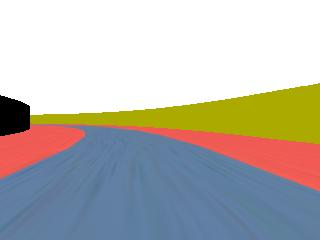
#> input picture CarAI/detect_obstacles/eagle_2018_09_11_23_15_53_994.jpg, 320 x 240 px
$ python detectObsFunc.py
#> lines starting #> are read from the running program, lines starting #| are printed output that depends on the picture; after the words box and inside, x2 and y2 are one past the last pixel; in counts of white or black regions, pixels touching at a corner belong together
import cv2
import numpy as np

def isAnyObstacleInFrontView(nPixels):
    if nPixels <= 550:
        return False
    else:
        return True

def isAnyObstacleOnLeftRightView(nPixels):
    if nPixels <= 260:
        return False
    else:
        return True

def isAnyWallInFrontView(nPixels):
    if nPixels <= 5000:
        return False
    else:
        return True

def isAnyWallOnLeftRightView(nPixels):
    if nPixels <= 3300:
        return False
    else:
        return True

def detectObstacle(srcImg):
    imgbiFilter = cv2.bilateralFilter(srcImg,3,255,255)
    #find grey colors
    lower_color = np.array([51, 51, 51])
    upper_color = np.array([118, 143, 159])

    imagePicked = cv2.inRange(imgbiFilter, lower_color , upper_color)

    #cntPickedNonZero = cv2.countNonZero(imagePicked)
    #print('ImgPicked non-zero: ' + str(cntPickedNonZero))
    cv2.imshow('Obstacle', imagePicked)

    imagePickedLeft = imagePicked[0:240, 0:80]
    #cv2.imshow('Obj Left',imagePickedLeft)
    cntPickedLeftNonZero = cv2.countNonZero(imagePickedLeft)
    bObjOnLeft = isAnyObstacleOnLeftRightView(cntPickedLeftNonZero)
    print('Obj Left: ' + str(cntPickedLeftNonZero))

    imagePickedCentral = imagePicked[0:240, 80:240]
    #cv2.imshow('Obj Central',imagePickedCentral)
    cntPickedCentralNonZero = cv2.countNonZero(imagePickedCentral)
    bObsAhead = isAnyObstacleInFrontView(cntPickedCentralNonZero)
    print('Obj Central: ' + str(cntPickedCentralNonZero))

    imagePickedRight = imagePicked[0:240, 240:320]
    #cv2.imshow('Obj Right',imagePickedRight)
    cntPickedRightNonZero = cv2.countNonZero(imagePickedRight)
    bObjOnRight = isAnyObstacleOnLeftRightView(cntPickedRightNonZero)
    print('Obj Right: ' + str(cntPickedRightNonZero))

    return bObsAhead, bObjOnLeft, bObjOnRight

def detectWall(srcImg, tgtColor):
    imgbiFilter = cv2.bilateralFilter(srcImg,3,255,255)
    #Pick nearly black
    lower_color = np.array([0, 0, 0])
    upper_color = np.array([20, 20, 20])

    if tgtColor == 1:
        lower_color = np.array([0, 165, 165])
        upper_color = np.array([15, 177, 178])

    imagePicked = cv2.inRange(imgbiFilter, lower_color , upper_color)
    #black the top of image to ignore sign bar
    imagePicked[0:70, 0:320] = 0
    if tgtColor == 0:
        cv2.imshow('Black Wall',imagePicked)
    elif tgtColor == 1:
        cv2.imshow('Yellow-Green Wall',imagePicked)

    imagePickedLeft = imagePicked[0:240, 0:80]
    #cv2.imshow('Wall Left',imagePickedLeft)
    cntPickedLeftNonZero = cv2.countNonZero(imagePickedLeft)
    bWallOnLeft = isAnyWallOnLeftRightView(cntPickedLeftNonZero)
    print('Wall Left: ' + str(cntPickedLeftNonZero))

    imagePickedCentral = imagePicked[0:240, 80:240]
    #cv2.imshow('Wall Central',imagePickedCentral)
    cntPickedCentralNonZero = cv2.countNonZero(imagePickedCentral)
    bWallAhead = isAnyWallInFrontView(cntPickedCentralNonZero)
    print('Wall Central: ' + str(cntPickedCentralNonZero))

    imagePickedRight = imagePicked[0:240, 240:320]
    #cv2.imshow('Wall Right',imagePickedRight)
    cntPickedRightNonZero = cv2.countNonZero(imagePickedRight)
    bWallOnRight = isAnyWallOnLeftRightView(cntPickedRightNonZero)
    print('Wall Right: ' + str(cntPickedRightNonZero))

    return bWallAhead, bWallOnLeft, bWallOnRight

#Car is approaching
#orgimg = cv2.imread('eagle_2018_09_06_15_46_19_891.jpg',-1)

#Car is very close
#orgimg = cv2.imread('eagle_2018_09_06_15_46_20_321.jpg',-1)

#No cars ahead, Wall and Signs
#orgimg = cv2.imread('eagle_2018_09_06_15_46_07_743.jpg',-1)

#Car around the corner
#orgimg = cv2.imread('eagle_2018_09_06_15_46_09_867.jpg',-1)

#Hit front car
#orgimg = cv2.imread('eagle_2018_09_06_15_46_20_655.jpg',-1)

#Wll and Car
#orgimg = cv2.imread('eagle_2018_09_06_15_46_19_891.jpg',-1)

#Big Wall
#orgimg = cv2.imread('eagle_2018_09_06_15_46_10_902.jpg',-1)

#Wll and Car
#orgimg = cv2.imread('eagle_2018_09_06_15_46_19_060.jpg',-1)

#Wrong judgment due to pixel thread 175 (change to 200)
#orgimg = cv2.imread('obs_1002.jpg',-1)

#Wrong judgment due to sign bar above the road (change to 200)
#orgimg = cv2.imread('wall_2004.jpg',-1)

#Detect yellow-green wall
orgimg = cv2.imread('eagle_2018_09_11_23_15_53_994.jpg',-1)
#> orgimg is the input picture: shape (240, 320, 3); mean B, G, R 175.4, 181.1, 184

bObsAhead, bObjOnLeft, bObjOnRight = detectObstacle(orgimg)
#> in detectObstacle, `imagePicked = cv2.inRange(imgbiFilter, lower_color , upper_color)`:
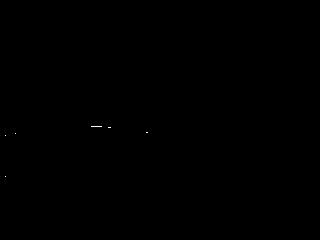
#> imagePicked: shape (240, 320); 0.02% white in thin lines or dots, all inside (x1, y1, x2, y2) = (5, 126, 148, 177)
#> in detectObstacle, `imagePickedLeft = imagePicked[0:240, 0:80]`:
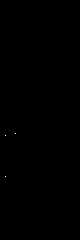
#> imagePickedLeft: shape (240, 80); 0.02% white in thin lines or dots, all inside (x1, y1, x2, y2) = (5, 133, 16, 177)
#> in detectObstacle, `cntPickedLeftNonZero = cv2.countNonZero(imagePickedLeft)`: cntPickedLeftNonZero = 3
#> in detectObstacle, `bObjOnLeft = isAnyObstacleOnLeftRightView(cntPickedLeftNonZero)`: bObjOnLeft = False
#| Obj Left: 3
#> in detectObstacle, `imagePickedCentral = imagePicked[0:240, 80:240]`:
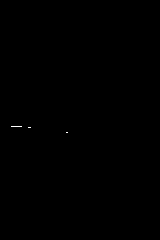
#> imagePickedCentral: shape (240, 160); 0.04% white in thin lines or dots, all inside (x1, y1, x2, y2) = (11, 126, 68, 133)
#> in detectObstacle, `cntPickedCentralNonZero = cv2.countNonZero(imagePickedCentral)`: cntPickedCentralNonZero = 16
#> in detectObstacle, `bObsAhead = isAnyObstacleInFrontView(cntPickedCentralNonZero)`: bObsAhead = False
#| Obj Central: 16
#> in detectObstacle, `imagePickedRight = imagePicked[0:240, 240:320]`: imagePickedRight: shape (240, 80); every value is 0
#> in detectObstacle, `cntPickedRightNonZero = cv2.countNonZero(imagePickedRight)`: cntPickedRightNonZero = 0
#> in detectObstacle, `bObjOnRight = isAnyObstacleOnLeftRightView(cntPickedRightNonZero)`: bObjOnRight = False
#| Obj Right: 0
#> bObsAhead = False; bObjOnLeft = False; bObjOnRight = False
print('Car Ahead: ' + str(bObsAhead))
#| Car Ahead: False
print('Car on the left: ' + str(bObjOnLeft))
#| Car on the left: False
print('Car on the right: ' + str(bObjOnRight))
#| Car on the right: False

bBkWallAhead, bBkWallOnLeft, bBkWallOnRight = detectWall(orgimg, 0)
#> in detectWall, `imagePicked = cv2.inRange(imgbiFilter, lower_color , upper_color)`: imagePicked: shape (240, 320); 1.2% white; 1 white region, box (x1, y1, x2, y2) and area: (0, 95, 30, 135) 953
#> in detectWall, `imagePickedLeft = imagePicked[0:240, 0:80]`:
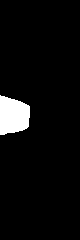
#> imagePickedLeft: shape (240, 80); 5% white; 1 white region, box (x1, y1, x2, y2) and area: (0, 95, 30, 135) 953
#> in detectWall, `cntPickedLeftNonZero = cv2.countNonZero(imagePickedLeft)`: cntPickedLeftNonZero = 953
#> in detectWall, `bWallOnLeft = isAnyWallOnLeftRightView(cntPickedLeftNonZero)`: bWallOnLeft = False
#| Wall Left: 953
#> in detectWall, `imagePickedCentral = imagePicked[0:240, 80:240]`: imagePickedCentral: shape (240, 160); every value is 0
#> in detectWall, `cntPickedCentralNonZero = cv2.countNonZero(imagePickedCentral)`: cntPickedCentralNonZero = 0
#> in detectWall, `bWallAhead = isAnyWallInFrontView(cntPickedCentralNonZero)`: bWallAhead = False
#| Wall Central: 0
#> in detectWall, `cntPickedRightNonZero = cv2.countNonZero(imagePickedRight)`: cntPickedRightNonZero = 0
#> in detectWall, `bWallOnRight = isAnyWallOnLeftRightView(cntPickedRightNonZero)`: bWallOnRight = False
#| Wall Right: 0
#> bBkWallAhead = False; bBkWallOnLeft = False; bBkWallOnRight = False
print('Black Wall Ahead: ' + str(bBkWallAhead))
#| Black Wall Ahead: False
print('Black Wall on the left: ' + str(bBkWallOnLeft))
#| Black Wall on the left: False
print('Black Wall on the right: ' + str(bBkWallOnRight))
#| Black Wall on the right: False

bYgWallAhead, bYgWallOnLeft, bYgWallOnRight = detectWall(orgimg, 1)
#> call 2 of detectWall, with tgtColor = 1
#> in detectWall (call 2), `imagePicked = cv2.inRange(imgbiFilter, lower_color , upper_color)`: imagePicked: shape (240, 320); 8.8% white; 1 white region, box (x1, y1, x2, y2) and area: (31, 85, 320, 143) 6770
#> in detectWall (call 2), `imagePickedLeft = imagePicked[0:240, 0:80]`:
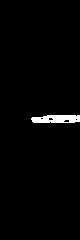
#> imagePickedLeft: shape (240, 80); 1.7% white; 1 white region, box (x1, y1, x2, y2) and area: (31, 115, 80, 123) 333
#> in detectWall (call 2), `cntPickedLeftNonZero = cv2.countNonZero(imagePickedLeft)`: cntPickedLeftNonZero = 333
#| Wall Left: 333
#> in detectWall (call 2), `imagePickedCentral = imagePicked[0:240, 80:240]`:
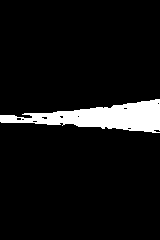
#> imagePickedCentral: shape (240, 160); 7.3% white; 1 white region, box (x1, y1, x2, y2) and area: (0, 99, 160, 133) 2790
#> in detectWall (call 2), `cntPickedCentralNonZero = cv2.countNonZero(imagePickedCentral)`: cntPickedCentralNonZero = 2790
#| Wall Central: 2790
#> in detectWall (call 2), `imagePickedRight = imagePicked[0:240, 240:320]`:
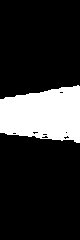
#> imagePickedRight: shape (240, 80); 19% white; 1 white region, box (x1, y1, x2, y2) and area: (0, 85, 80, 143) 3647
#> in detectWall (call 2), `cntPickedRightNonZero = cv2.countNonZero(imagePickedRight)`: cntPickedRightNonZero = 3647
#> in detectWall (call 2), `bWallOnRight = isAnyWallOnLeftRightView(cntPickedRightNonZero)`: bWallOnRight = True
#| Wall Right: 3647
#> bYgWallAhead = False; bYgWallOnLeft = False; bYgWallOnRight = True
print('Yellow-Green Wall Ahead: ' + str(bYgWallAhead))
#| Yellow-Green Wall Ahead: False
print('Yellow-Green on the left: ' + str(bYgWallOnLeft))
#| Yellow-Green on the left: False
print('Yellow-Green on the right: ' + str(bYgWallOnRight))
#| Yellow-Green on the right: True

cv2.waitKey(0)
cv2.destroyAllWindows()

$ run again, with CarAI/detect_obstacles/eagle_2018_09_06_15_46_19_891.jpg copied over CarAI/detect_obstacles/eagle_2018_09_11_23_15_53_994.jpg
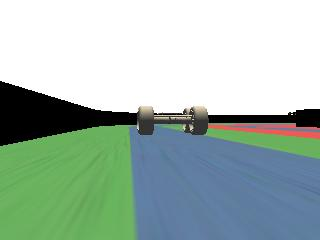
#> input picture CarAI/detect_obstacles/eagle_2018_09_06_15_46_19_891.jpg, 320 x 240 px
#> orgimg is the input picture: shape (240, 320, 3); mean B, G, R 175, 183.7, 163.3
#> in detectObstacle, `imagePicked = cv2.inRange(imgbiFilter, lower_color , upper_color)`:
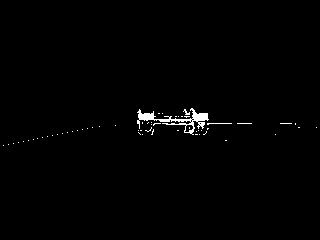
#> imagePicked: shape (240, 320); 0.89% white; 57 white regions (55 under 20 px), largest, box (x1, y1, x2, y2) and area: (137, 108, 209, 135) 508, (207, 123, 232, 125) 27
#> in detectObstacle, `cntPickedLeftNonZero = cv2.countNonZero(imagePickedLeft)`: cntPickedLeftNonZero = 16
#> in detectObstacle, `bObjOnLeft = isAnyObstacleOnLeftRightView(cntPickedLeftNonZero)`: bObjOnLeft = False
#| Obj Left: 16
#> in detectObstacle, `cntPickedCentralNonZero = cv2.countNonZero(imagePickedCentral)`: cntPickedCentralNonZero = 638
#> in detectObstacle, `bObsAhead = isAnyObstacleInFrontView(cntPickedCentralNonZero)`: bObsAhead = True
#| Obj Central: 638
#> in detectObstacle, `cntPickedRightNonZero = cv2.countNonZero(imagePickedRight)`: cntPickedRightNonZero = 30
#> in detectObstacle, `bObjOnRight = isAnyObstacleOnLeftRightView(cntPickedRightNonZero)`: bObjOnRight = False
#| Obj Right: 30
#> `bObsAhead, bObjOnLeft, bObjOnRight = detectObstacle(orgimg)`: bObsAhead = True; bObjOnLeft = False
#| Car Ahead: True
#| Car on the left: False
#| Car on the right: False
#> in detectWall, `cntPickedLeftNonZero = cv2.countNonZero(imagePickedLeft)`: cntPickedLeftNonZero = 3525
#> bWallOnLeft = True
#| Wall Left: 3525
#> in detectWall, `cntPickedCentralNonZero = cv2.countNonZero(imagePickedCentral)`: cntPickedCentralNonZero = 1109
#> bWallAhead = False
#| Wall Central: 1109
#> in detectWall, `imagePickedRight = imagePicked[0:240, 240:320]`:
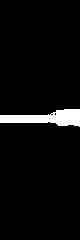
#> imagePickedRight: shape (240, 80); 4.4% white; 1 white region, box (x1, y1, x2, y2) and area: (0, 109, 80, 127) 849
#> in detectWall, `cntPickedRightNonZero = cv2.countNonZero(imagePickedRight)`: cntPickedRightNonZero = 849
#> bWallOnRight = False
#| Wall Right: 849
#> bBkWallOnLeft = True; bBkWallOnRight = False
#| Black Wall Ahead: False
#| Black Wall on the left: True
#| Black Wall on the right: False
#| Wall Left: 0
#| Wall Central: 0
#| Wall Right: 0
#| Yellow-Green Wall Ahead: False
#| Yellow-Green on the left: False
#| Yellow-Green on the right: False

$ run again, with CarAI/detect_obstacles/eagle_2018_09_06_15_46_20_321.jpg copied over CarAI/detect_obstacles/eagle_2018_09_11_23_15_53_994.jpg
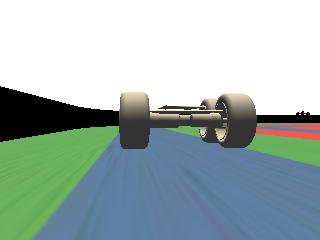
#> input picture CarAI/detect_obstacles/eagle_2018_09_06_15_46_20_321.jpg, 320 x 240 px
#> orgimg is the input picture: shape (240, 320, 3); mean B, G, R 177.3, 178.2, 161.1
#> in detectObstacle, `imagePicked = cv2.inRange(imgbiFilter, lower_color , upper_color)`:
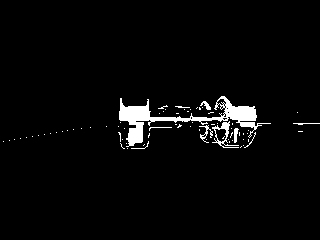
#> imagePicked: shape (240, 320); 3.1% white; 73 white regions (64 under 20 px), largest, box (x1, y1, x2, y2) and area: (119, 96, 271, 147) 1783, (212, 121, 239, 148) 188, (199, 125, 213, 143) 74
#> in detectObstacle, `cntPickedLeftNonZero = cv2.countNonZero(imagePickedLeft)`: cntPickedLeftNonZero = 13
#> in detectObstacle, `bObjOnLeft = isAnyObstacleOnLeftRightView(cntPickedLeftNonZero)`: bObjOnLeft = False
#| Obj Left: 13
#> in detectObstacle, `cntPickedCentralNonZero = cv2.countNonZero(imagePickedCentral)`: cntPickedCentralNonZero = 1971
#> in detectObstacle, `bObsAhead = isAnyObstacleInFrontView(cntPickedCentralNonZero)`: bObsAhead = True
#| Obj Central: 1971
#> in detectObstacle, `cntPickedRightNonZero = cv2.countNonZero(imagePickedRight)`: cntPickedRightNonZero = 426
#> in detectObstacle, `bObjOnRight = isAnyObstacleOnLeftRightView(cntPickedRightNonZero)`: bObjOnRight = True
#| Obj Right: 426
#> `bObsAhead, bObjOnLeft, bObjOnRight = detectObstacle(orgimg)`: bObjOnLeft = False; bObjOnRight = True
#| Car Ahead: True
#| Car on the left: False
#| Car on the right: True
#> in detectWall, `cntPickedLeftNonZero = cv2.countNonZero(imagePickedLeft)`: cntPickedLeftNonZero = 3005
#> bWallOnLeft = False
#| Wall Left: 3005
#> in detectWall, `cntPickedCentralNonZero = cv2.countNonZero(imagePickedCentral)`: cntPickedCentralNonZero = 663
#> bWallAhead = False
#| Wall Central: 663
#> in detectWall, `imagePickedRight = imagePicked[0:240, 240:320]`:
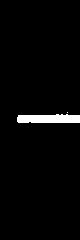
#> imagePickedRight: shape (240, 80); 2.6% white; 2 white regions (1 under 20 px), largest, box (x1, y1, x2, y2) and area: (17, 114, 80, 123) 506
#> in detectWall, `cntPickedRightNonZero = cv2.countNonZero(imagePickedRight)`: cntPickedRightNonZero = 507
#> bWallOnRight = False
#| Wall Right: 507
#| Black Wall Ahead: False
#| Black Wall on the left: False
#| Black Wall on the right: False
#| Wall Left: 0
#| Wall Central: 0
#| Wall Right: 0
#| Yellow-Green Wall Ahead: False
#| Yellow-Green on the left: False
#| Yellow-Green on the right: False

$ run again, with CarAI/detect_obstacles/eagle_2018_09_06_15_46_07_743.jpg copied over CarAI/detect_obstacles/eagle_2018_09_11_23_15_53_994.jpg
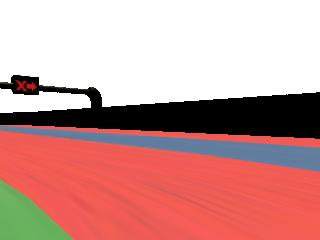
#> input picture CarAI/detect_obstacles/eagle_2018_09_06_15_46_07_743.jpg, 320 x 240 px
#> orgimg is the input picture: shape (240, 320, 3); mean B, G, R 148.9, 152.3, 202.8
#> in detectObstacle, `cntPickedLeftNonZero = cv2.countNonZero(imagePickedLeft)`: cntPickedLeftNonZero = 52
#> in detectObstacle, `bObjOnLeft = isAnyObstacleOnLeftRightView(cntPickedLeftNonZero)`: bObjOnLeft = False
#| Obj Left: 52
#> in detectObstacle, `cntPickedCentralNonZero = cv2.countNonZero(imagePickedCentral)`: cntPickedCentralNonZero = 11
#> in detectObstacle, `bObsAhead = isAnyObstacleInFrontView(cntPickedCentralNonZero)`: bObsAhead = False
#| Obj Central: 11
#> in detectObstacle, `cntPickedRightNonZero = cv2.countNonZero(imagePickedRight)`: cntPickedRightNonZero = 3
#> in detectObstacle, `bObjOnRight = isAnyObstacleOnLeftRightView(cntPickedRightNonZero)`: bObjOnRight = False
#| Obj Right: 3
#| Car Ahead: False
#| Car on the left: False
#| Car on the right: False
#> in detectWall, `cntPickedLeftNonZero = cv2.countNonZero(imagePickedLeft)`: cntPickedLeftNonZero = 1573
#> bWallOnLeft = False
#| Wall Left: 1573
#> in detectWall, `cntPickedCentralNonZero = cv2.countNonZero(imagePickedCentral)`: cntPickedCentralNonZero = 4573
#> bWallAhead = False
#| Wall Central: 4573
#> in detectWall, `imagePickedRight = imagePicked[0:240, 240:320]`:
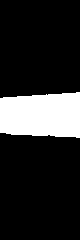
#> imagePickedRight: shape (240, 80); 17% white; 1 white region, box (x1, y1, x2, y2) and area: (0, 92, 80, 138) 3261
#> in detectWall, `cntPickedRightNonZero = cv2.countNonZero(imagePickedRight)`: cntPickedRightNonZero = 3261
#> bWallOnRight = False
#| Wall Right: 3261
#| Black Wall Ahead: False
#| Black Wall on the left: False
#| Black Wall on the right: False
#| Wall Left: 0
#| Wall Central: 0
#| Wall Right: 0
#| Yellow-Green Wall Ahead: False
#| Yellow-Green on the left: False
#| Yellow-Green on the right: False
